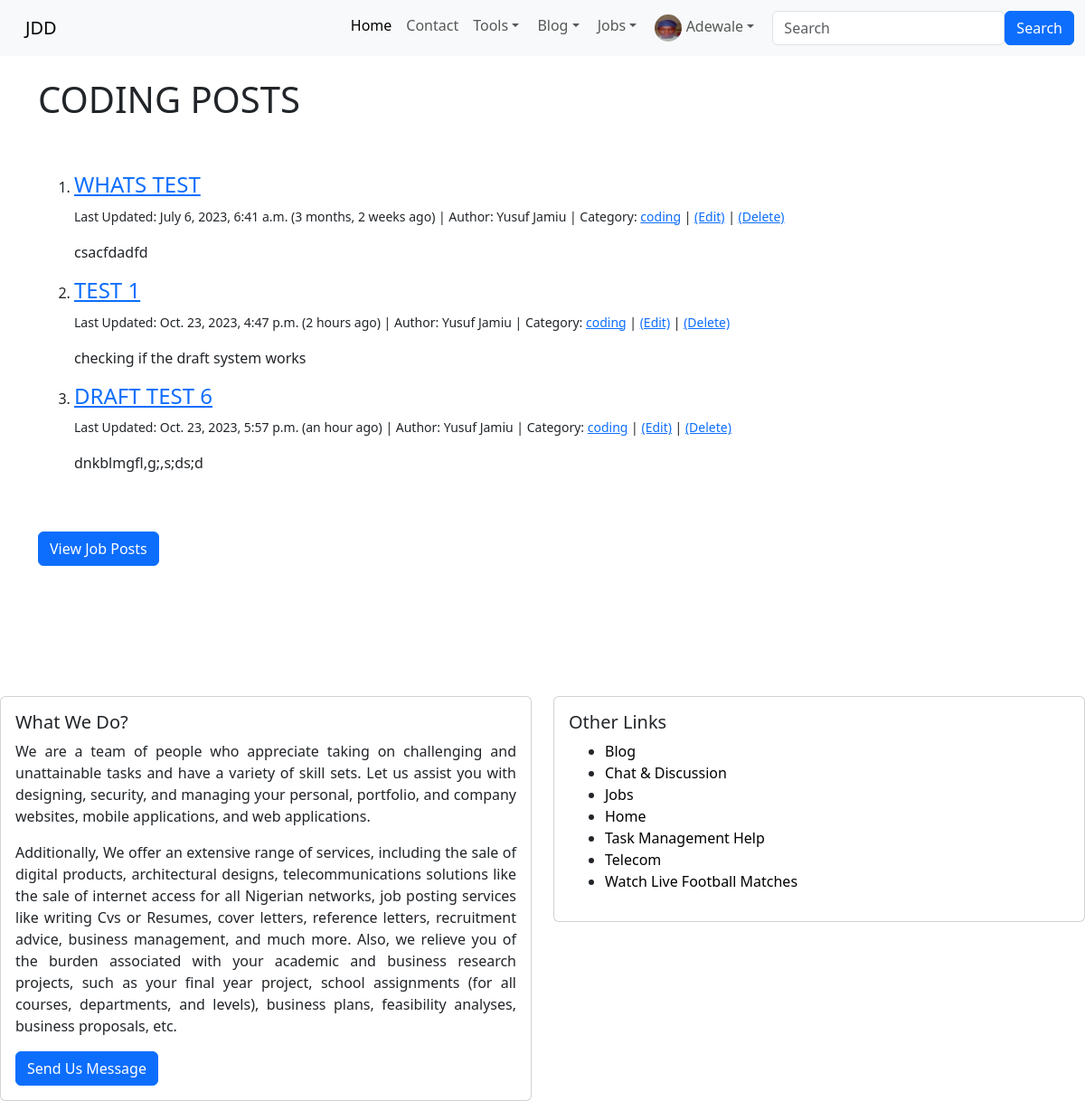
/job/job_category/coding/ (signed in), run on the app's committed database.
### index/models.py (models this page shows, shortened)
class Profile(models.Model):
    user = models.OneToOneField(User, null=True, on_delete=models.CASCADE)
    bio = RichTextField(blank=True, null=True)
    profile_pic = models.ImageField(null=True, blank=True, upload_to="images/profile/")
    linkedln_url = models.CharField(max_length=255, blank=True, null=True)
    facebook_url =  models.CharField(max_length=255, blank=True, null=True)
    twitter_url= models.CharField(max_length=255, blank=True, null=True)
    instagram_url =  models.CharField(max_length=255, blank=True, null=True)
    whatsapp_url= models.CharField(max_length=255, blank=True, null=True)
    github_url=  models.CharField(max_length=255, blank=True, null=True)
    website_url= models.CharField(max_length=255, blank=True, null=True)
    email_url= models.CharField(max_length=255, blank=True, null=True)

### job/models.py (models this page shows, shortened)
class JobCategory(models.Model):
    name = models.CharField(max_length= 150, unique=True)
    class Meta:
        verbose_name_plural = 'Job Category'
    def __str__(self):
        return self.name

class JobPost(models.Model):
    author = models.ForeignKey(User, on_delete=models.CASCADE)
    title = models.CharField(max_length=255, unique=True)
    date = models.DateTimeField(auto_now_add=True)
    deadline = models.DateTimeField(null=True, blank=True)
    location = models.CharField(max_length=150)
    category = models.CharField(max_length=150)
    content = RichTextField(blank=True, null=True, unique=True)

### job/views.py (the view)
# urls.py: path('job_category/<str:category_name>/', views.JobCategoryView, name='job_category_list'),
def JobCategoryView(request, category_name):
    try:
        category = models.JobCategory.objects.get(name=category_name)
        posts = models.JobPost.objects.filter(category=category)
        return render(request, 'jobs/category_job_view.html', {
            'category': category,
            'posts': posts,
        })
    except models.JobCategory.DoesNotExist:
        return render(request, 'home/category_not_found.html')
    except:
        return render(request, 'home/error.html')

### job/templates/jobs/category_job_view.html (shortened to what this page needs)
{% extends 'home/base.html' %}
{% load humanize %}
{% block body %}
{% if posts %}
        <h1>{{category.name | upper}} POSTS  </h1><br> <br>
        <ol>
            {% for job in posts %}
            <li>
               <h4><a href="{% url 'jobs:job_details' job.pk %}"> {{job.title | upper}}</a></h4>
               {% if user.is_authenticated %}
                    <small>
                        Last Updated: {{job.date}} ({{ job.date|naturaltime }}) | Author: {{job.author.first_name}} {{ job.author.last_name}} |
                        Category: <a href="{% url 'jobs:job_category_list' job.category %}">{{job.category}}</a> |
                    {% if job.author.id == user.id  %}
                        <a href="{% url 'jobs:edit_job_post' job.pk %}">(Edit)</a> |
                        <a href="{% url 'jobs:delete_job_post' job.pk %}">(Delete)</a>
                    {% endif %}
                    </small>
                    <p>
                            {{job.content | truncatewords:"80" | safe}}
                    </p>
            {% endif %}
            </li>
            {% empty %}
                <h2>No recent posts availabe for this category....</h2>
            {% endfor %}
        </ol>
    {% else %}
            <h4>This page do not exists</h4>
    {% endif %}
    <br><br> <a class="btn btn-primary" href="{% url 'jobs:job_list' %}">View Job Posts</a>  <br><br><br>
{% endblock %}

### index/templates/home/base.html (shortened to what this page needs)
{% load static %}
{% load humanize %}
<!doctype html>
<html lang="en" >
  <head>
    <link rel="stylesheet" href="https://cdn.jsdelivr.net/npm/bootstrap@5.3.0-alpha3/dist/css/bootstrap.rtl.min.css">
  </head>
  <header>
    <nav class="navbar navbar-expand-lg bg-body-tertiary">
      <div class="container-fluid">
        <a class="navbar-brand" href="{% url 'index:home' %}">JDD</a>
        <div class="collapse navbar-collapse" id="navbarSupportedContent">
          <ul class="navbar-nav me-auto mb-2 mb-lg-0">
            <li class="nav-item">
            <a class="nav-link active" aria-current="page" href="{% url 'index:home' %}">Home</a>
            </li>
            <li class="nav-item">
              <a class="nav-link" href="{% url 'contact:contact' %}">Contact</a>
            </li>
            <li class="nav-item dropdown">
              <a class="nav-link dropdown-toggle" href="#" role="button"
              data-bs-toggle="dropdown" aria-expanded="false">
              Tools
              </a>
            </li>
            {% if user.is_authenticated %}
            <li class="nav-item dropdown">
              <a class="nav-link dropdown-toggle" href="{% url 'index:blog_list' %}" role="button"
              data-bs-toggle="dropdown" aria-expanded="false">
              Blog
              </a>
            </li>
            <li class="nav-item dropdown">
              <a class="nav-link dropdown-toggle" href="{% url 'index:blog_list' %}" role="button"
              data-bs-toggle="dropdown" aria-expanded="false">
               Jobs
              </a>
            </li>
                  <li class="nav-item dropdown">
                    <a class="nav-link dropdown-toggle" href="" role="button"
                    data-bs-toggle="dropdown" aria-expanded="false">
                    {% if user.profile.profile_pic %}
                    <img src="{{ user.profile.profile_pic.url }}" class="rounded-circle" alt="Author profile image" width="30" height="30"> {{ user }}
                    {% else %}
                        <img src="{% static 'images/profile_user_icon.png' %}" class="rounded-circle" alt="Default profile image" width="20" height="20"> {{user}}
                    {% endif %}
                    </a>
                  </li>
            {% endif %}
          </ul>
          {% include 'home/search.html' %}
        </div>
      </div>
    </nav>
  </header>
  <body>
    <div class="container"> <br>
        {% block body %} {% endblock %}
      </div>
  </body>
  <footer>
<br><br><br><br>
    <div class="row">
      <div class="col-sm-6 mb-3 mb-sm-0">
        <div class="card">
          <div class="card-body">
            <h5 class="card-title">What We Do?</h5>
            <p class="card-text" style="text-align: justify;">
              We are a team of people who appreciate taking on challenging and unattainable tasks and have a variety of skill sets.
              Let us assist you with designing, security, and managing your personal, portfolio, and company websites,
              mobile applications, and web applications.
            </p>
            <p style="text-align: justify;">
               Additionally, We offer an extensive range of services, including the sale of digital products, architectural designs, telecommunications solutions
              like the sale of internet access for all Nigerian networks, job posting services like writing Cvs or Resumes,
              cover letters, reference letters, recruitment advice, business management, and much more.
              Also, we relieve you of the burden associated with your academic and business research projects, such
              as your final year project, school assignments (for all courses, departments, and levels), business plans,
              feasibility analyses, business proposals, etc.
            </p>
            <a href="{% url 'contact:contact' %}" class="btn btn-primary">Send Us Message</a>
          </div>
        </div>
      </div>
      <div class="col-sm-6">
        <div class="card">
          <div class="card-body">
            <h5 class="card-title">Other Links</h5>
            <ul>
              <li><a href="{% url 'index:blog_list' %}" class="footer-link">Blog</a></li>
              <li><a href="{% url 'discussion:discuss_list' %}" class="footer-link">Chat & Discussion</a></li>
              <li><a href="{% url 'jobs:job_list' %}" class="footer-link">Jobs</a></li>
              <li><a href="{% url 'index:home' %}" class="footer-link">Home</a></li>
              <li><a href="{% url 'tasks:tasks_list' %}" class="footer-link">Task Management Help</a></li>
              <li ><a  href="{% url 'index:telecom' %}" target='_blank' class="footer-link">Telecom</a></li>
              <li><a href="https://afr.808scoretv.com/" class="footer-link" target="_blank">Watch Live Football Matches</a></li>
            </ul>
          </div>
        </div>
      </div>
    </div>
  </footer>
</html>

### index/templates/home/base.html (style rules this page uses)
.footer-link { text-decoration: none; color: black; }

### data on the page
JobCategory: name "CODING"
JobPost: title "WHATS TEST", date "July 6, 2023, 6:41 a.m.", date "3 months, 2 weeks ago", author.first_name "Yusuf", author.last_name "Jamiu", category "coding", shows "(Edit)", content "csacfdadfd"
JobPost: title "TEST 1", date "Oct. 23, 2023, 4:47 p.m.", date "2 hours ago", author.first_name "Yusuf", author.last_name "Jamiu", category "coding", shows "(Edit)", content "checking if the draft system works"
JobPost: title "DRAFT TEST 6", date "Oct. 23, 2023, 5:57 p.m.", date "an hour ago", author.first_name "Yusuf", author.last_name "Jamiu", category "coding", shows "(Edit)", content "dnkblmgfl,g;,s;ds;d"

### other printed values
{{ user }} "Adewale"
